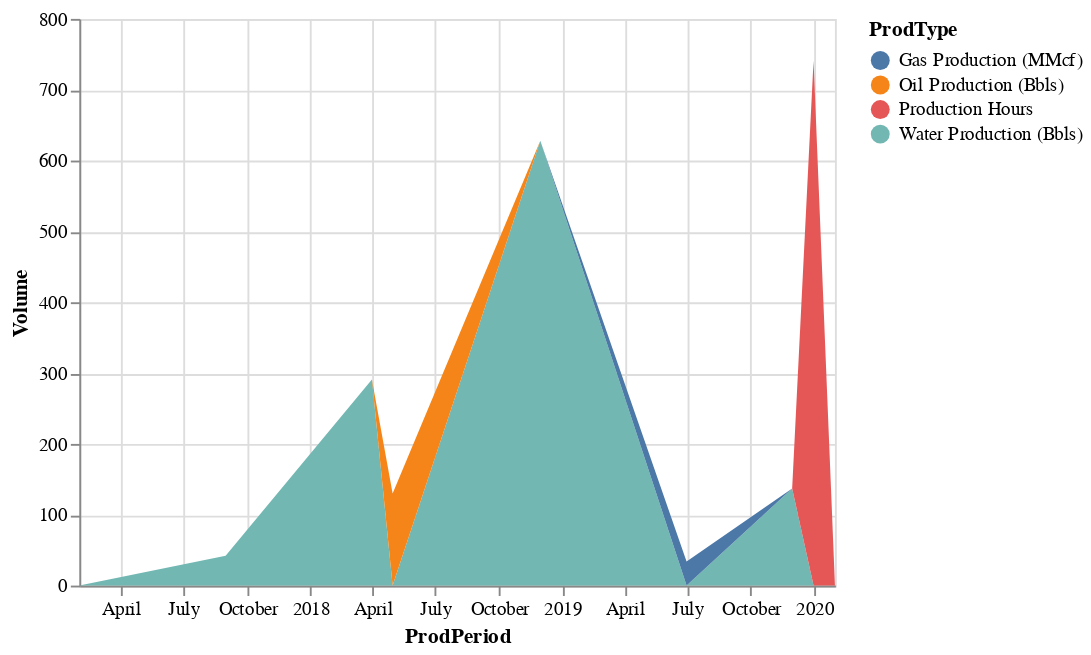

Write notebook code for a chart like this one.
### Code cell
alt.Chart(df1.sample(10)).mark_area(size=1).encode(
    x='ProdPeriod',
    y='Volume',
    color='ProdType')

### Figure 1 — Vega-Lite specification as saved in the notebook (floating-point values rounded to 4 significant figures)
{"config": {"view": {"continuousWidth": 400, "continuousHeight": 300}}, "data": {"name": "data-64a9cee7c55363be351d2c2295f25051"}, "mark": {"type": "area", "size": 1}, "encoding": {"color": {"type": "nominal", "field": "ProdType"}, "x": {"type": "temporal", "field": "ProdPeriod"}, "y": {"type": "quantitative", "field": "Volume"}}, "$schema": "https://vega.github.io/schema/vega-lite/v4.8.1.json", "datasets": {"data-64a9cee7c55363be351d2c2295f25051": [{"EPAssetsId": 2602019, "ProdPeriod": "2018-11-30T00:00:00", "ProdType": "Water Production (Bbls)", "Volume": 628}, {"EPAssetsId": 2588147, "ProdPeriod": "2018-03-31T00:00:00", "ProdType": "Water Production (Bbls)", "Volume": 291}, {"EPAssetsId": 2616696, "ProdPeriod": "2019-12-31T00:00:00", "ProdType": "Production Hours", "Volume": 741}, {"EPAssetsId": 2588797, "ProdPeriod": "2019-11-30T00:00:00", "ProdType": "Water Production (Bbls)", "Volume": 137}, {"EPAssetsId": 1173397, "ProdPeriod": "2020-01-31T00:00:00", "ProdType": "Gas Production (MMcf)", "Volume": 1}, {"EPAssetsId": 43043, "ProdPeriod": "2019-06-30T00:00:00", "ProdType": "Gas Production (MMcf)", "Volume": 34}, {"EPAssetsId": 1151079, "ProdPeriod": "2017-01-31T00:00:00", "ProdType": "Gas Production (MMcf)", "Volume": 0}, {"EPAssetsId": 1160543, "ProdPeriod": "2017-08-31T00:00:00", "ProdType": "Water Production (Bbls)", "Volume": 42}, {"EPAssetsId": 1165702, "ProdPeriod": "2018-03-31T00:00:00", "ProdType": "Gas Production (MMcf)", "Volume": 0}, {"EPAssetsId": 1162617, "ProdPeriod": "2018-04-30T00:00:00", "ProdType": "Oil Production (Bbls)", "Volume": 130}]}}
